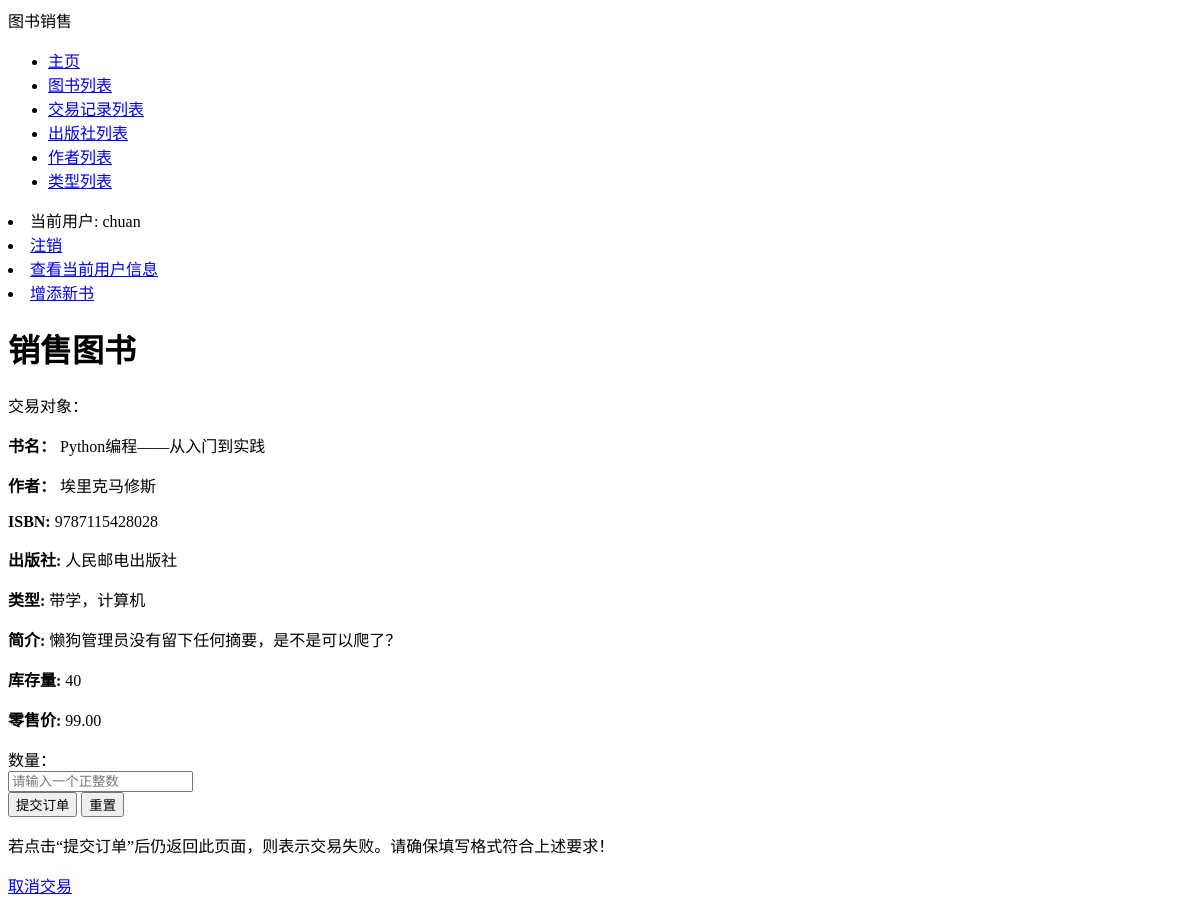
The app's page /bookstore/books/4/sell/ (signed in), older data.
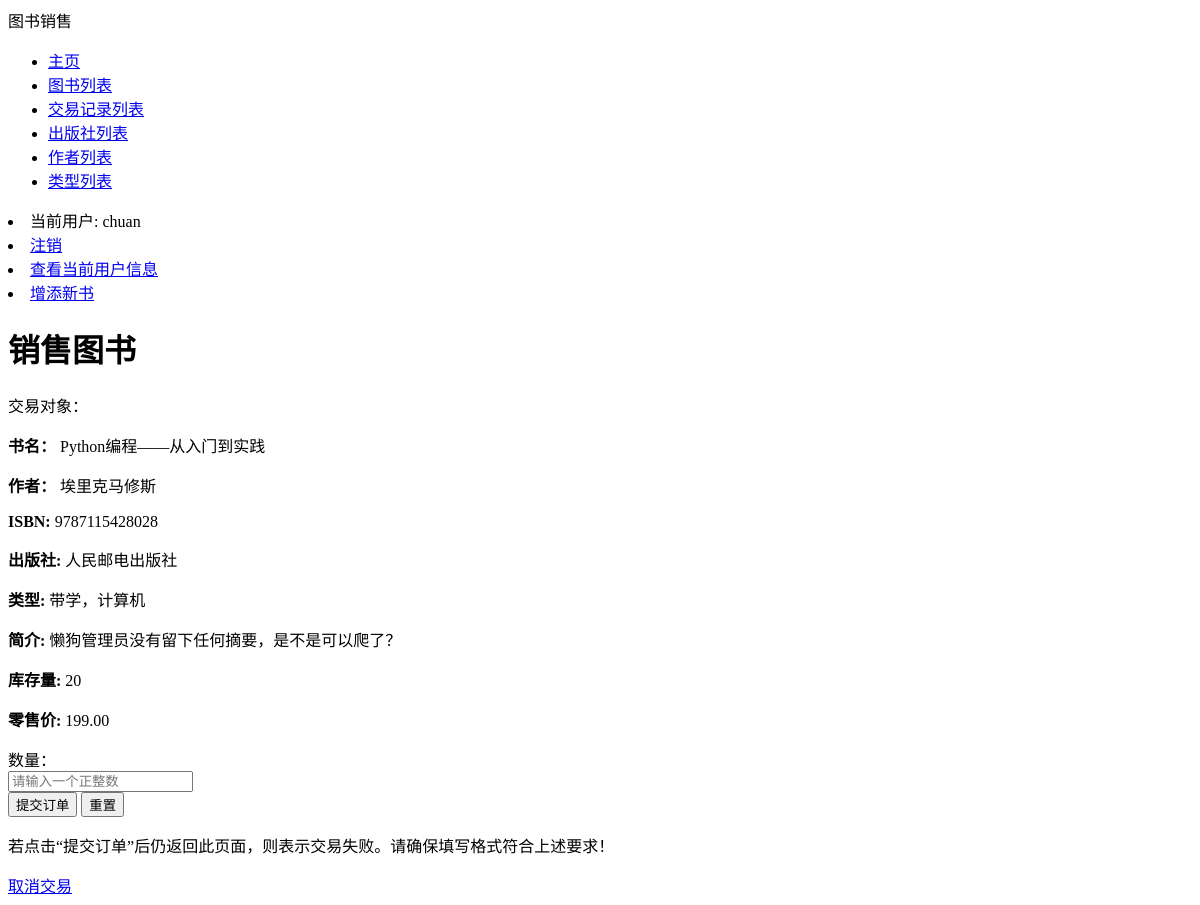
The same page, newer data.
### bookstore/models.py (models this page shows, shortened)
class Book(models.Model):
    ISBN = models.CharField(max_length=13, verbose_name='ISBN号', help_text='请输入纯数字ISBN（不带横杠）', validators=
                            [vl.RegexValidator(regex='^\d{13}$', message='请确保ISBN格式正确！')])
    name = models.CharField(max_length=50, verbose_name='书名')
    language = models.CharField(max_length=10, verbose_name='语言', default='汉语')
    author = models.ManyToManyField(Author, verbose_name='作者')
    publisher = models.ForeignKey(Publisher, on_delete=models.DO_NOTHING, verbose_name='出版社')
    price = models.DecimalField(max_digits=5, decimal_places=2, verbose_name='售价', validators=
                                [vl.MaxValueValidator(999.99, message='最高999.99元'),
                                 vl.MinValueValidator(0.01, message='最低0.01元')])
    inventory = models.IntegerField(verbose_name='当前库存', validators=[vl.MinValueValidator(0)], default=0)
    category = models.ManyToManyField(Category, verbose_name='类别')
    summary = models.CharField(max_length=100, verbose_name='简介', default='懒狗管理员没有留下任何摘要，是不是可以爬了？')
    class Meta:
        verbose_name = '图书信息'
        verbose_name_plural = '图书信息'
        ordering = ['name', 'publisher', ]
    def get_author(self):
        return '，'.join([a.name for a in self.author.order_by('name')])
    def get_category(self):
        return '，'.join([c.name for c in self.category.order_by('name')])

class Author(models.Model):
    name = models.CharField(max_length=30, verbose_name='作者姓名')
    class Meta:
        verbose_name = '作者'
        verbose_name_plural = '作者'
        ordering = ['name', ]

class Publisher(models.Model):
    name = models.CharField(max_length=30, verbose_name='出版社')
    class Meta:
        verbose_name = '出版社'
        verbose_name_plural = '出版社'
        ordering = ['name', ]
    def __str__(self):
        return self.name

class Category(models.Model):
    name = models.CharField(max_length=10, verbose_name='类别')
    class Meta:
        verbose_name = '类别'
        verbose_name_plural = '类别'
        ordering = ['name', ]

### bookstore/views.py (the view, shortened to what this page needs)
# urls.py: path('books/<int:bid>/sell/', views.sell_book, name='sellbook'),
@login_required
def sell_book(request, bid):
    admin = Admin.objects.get(user=request.user)
    targ = Book.objects.get(id=bid)
    return render(request, 'bookstore/sell_book.html', {'form': SellForm(), 'book': targ, 'admin':admin})

### bookstore/forms.py
class SellForm(forms.Form):
    amount = forms.IntegerField(label='数量', min_value=1)

### bookstore/templates/bookstore/sell_book.html (shortened to what this page needs)
{% extends "base.html" %}
{% block content %}
    <form method="POST" role="form" class="form-horizontal">
        <h1>销售图书</h1>
        <p>交易对象：</p>
        <p><strong>书名：</strong> {{ book.name }}</p>
        <p><strong>作者：</strong> {{ book.get_author }}</p>
        <p><strong>ISBN:</strong> {{ book.ISBN }}</p>
        <p><strong>出版社:</strong> {{ book.publisher }}</p>
        <p><strong>类型:</strong> {{ book.get_category }}</p>
        <p><strong>简介:</strong> {{ book.summary }}</p>
        <p><strong>库存量:</strong> {{ book.inventory }}</p>
        <p><strong>零售价:</strong> {{ book.price }}</p>
        <div class="form-group">
            <label for="id_amount" class="col-md-3 control-label">数量：</label>
            <div class="col-md-9">
                <input type="text" class="form-control" id="id_amount" required name="amount" placeholder="请输入一个正整数">
            </div>
        </div>
        <div class="form-group">
            <div class="col-md-4 col-md-offset-4">
                <button class="btn btn btn-primary btn-block" type="submit">提交订单</button>
                <button class="btn btn btn-primary btn-block" type="reset">重置</button>
            </div>
        </div>
    </form>
    <p>若点击“提交订单”后仍返回此页面，则表示交易失败。请确保填写格式符合上述要求！</p>
    <a href="{% url 'related_transaction' book.id %}">取消交易</a>
{% endblock %}

Row changes from the older to the newer data that the page shows:
changed Book "Python编程——从入门到实践": inventory "40" → "20"; price "99.00" → "199.00"
